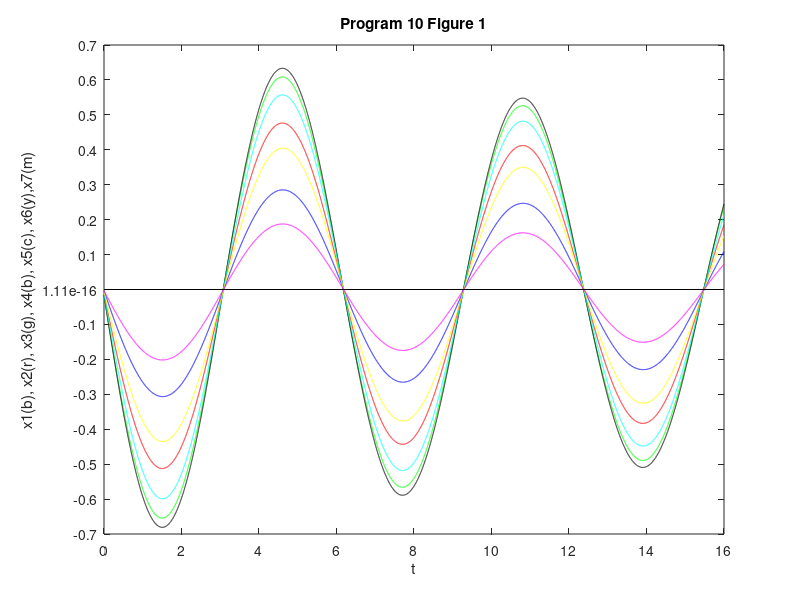
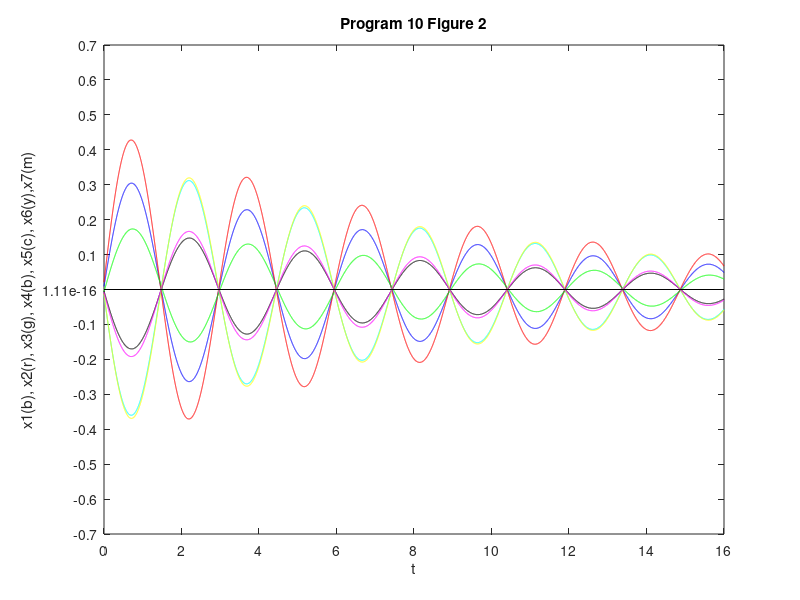
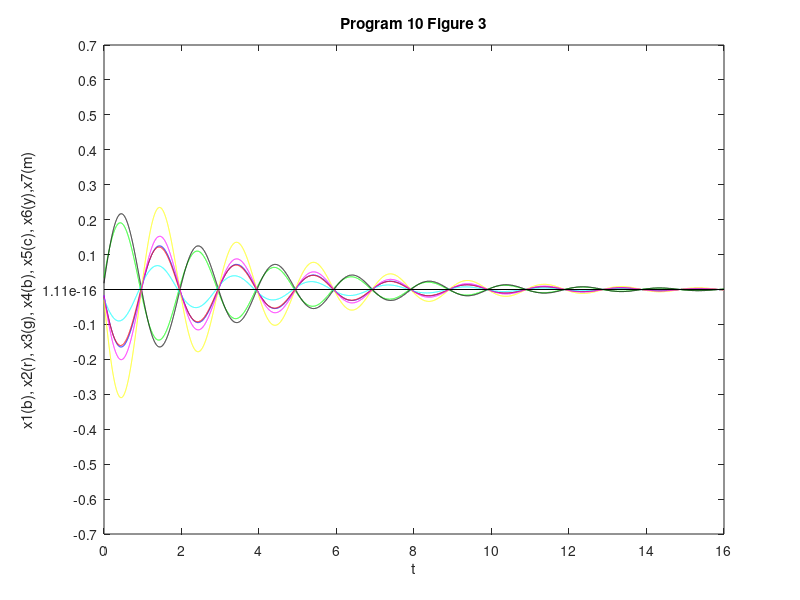
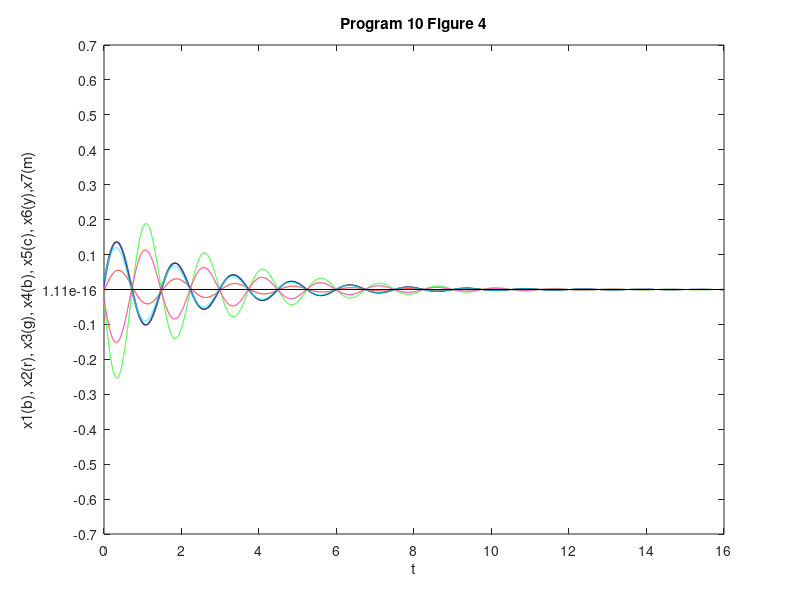

Reproduce these figures in MATLAB, in order.
% Brandon Walton 
% CSC 2262 
% Spring 2023
% Program 11

format compact
clear, clc 

%Assigning Contants 
m1 = .4; k1 = 3.9; c1 = .16;
m2 = .9; k2 = 5.2; c2 = .36;
m3 = .7; k3 = 4.2; c3 = .28;
m4 = .8; k4 = 4.7; c4 = .14;
m5 = .6; k5 = 5.3; c5 = .32;
m6 = .5; k6 = 4.9; c6 = .24;
m7 = .3; k7 = 4.4; c7 = .12;
         k8 = 5.4; c8 = .20;


%Setting Up Matrices
v = [0,0,0,0,0,0,0];
A11 = diag(v); % Equivalent to  a 7x7 Matrix filled with 0's
A12 = eye(7); % Equivalent to a 7x7 identity matrix (Diag 1's)

A21 = [ -(k1+k2)/m1   k2/m1        0              0            0            0           0
        k2/m2         -(k2+k3)/m2  k3/m2          0            0            0           0
        0             k3/m3        -(k3+k4)/m3    k4/m3        0            0           0
        0             0            k4/m4          -(k4+k5)/m4  k5/m4        0           0
        0             0            0              k5/m5        -(k5+k6)/m5  k6/m5       0
        0             0            0              0            k6/m6        -(k6+k7)/m6 k7/m6
        0             0            0              0            0             k7/m7      -(k7+k8)/m7];

A22 = [ -(c1+c2)/m1   c2/m1        0              0            0            0           0
        c2/m2         -(c2+c3)/m2  c3/m2          0            0            0           0
        0             c3/m3        -(c3+c4)/m3    c4/m3        0            0           0
        0             0            c4/m4          -(c4+c5)/m4  c5/m4        0           0
        0             0            0              c5/m5        -(c5+c6)/m5  c6/m5       0
        0             0            0              0            c6/m6        -(c6+c7)/m6 c7/m6
        0             0            0              0            0             c7/m7      -(c7+c8)/m7];
A = [A11 A12; A21 A22];
[eigvec, eigval] = eig(A);


%Seeting Up Graph
t = [0: 0.001: 16];
lineX = [0 16];
lineY = [0 0];
titles(1, :) = 'Program 10 Figure 1';
titles(2, :) = 'Program 10 Figure 2';
titles(3, :) = 'Program 10 Figure 3';
titles(4, :) = 'Program 10 Figure 4';
titles(5, :) = 'Program 10 Figure 5';
titles(6, :) = 'Program 10 Figure 6';
titles(7, :) = 'Program 10 Figure 7';
n = 0;


%Plotting Points
for k = 13 : -2 : 1
    n = n + 1;

    alpha = real( eigval(k,k) );
    beta = imag( eigval(k,k) );
    gamma = sqrt( alpha^2 + beta^2 );
    delta = -(alpha/gamma);
    w = gamma * sqrt( 1 - delta^2 );

    a1 = real(eigvec(1,k));
    b1 = imag(eigvec(1,k));

    a2 = real(eigvec(2,k));
    b2 = imag(eigvec(2,k));

    a3 = real(eigvec(3,k));
    b3 = imag(eigvec(3,k));

    a4 = real(eigvec(4,k));
    b4 = imag(eigvec(4,k));

    a5 = real(eigvec(5,k));
    b5 = imag(eigvec(5,k));

    a6 = real(eigvec(6,k));
    b6 = imag(eigvec(6,k));

    a7 = real(eigvec(7,k));
    b7 = imag(eigvec(7,k));
        
    x1 = 2 * exp(alpha*t) .* (a1*cos(w*t) + b1*sin(w*t));
    x2 = 2 * exp(alpha*t) .* (a2*cos(w*t) + b2*sin(w*t));
    x3 = 2 * exp(alpha*t) .* (a3*cos(w*t) + b3*sin(w*t));
    x4 = 2 * exp(alpha*t) .* (a4*cos(w*t) + b4*sin(w*t));
    x5 = 2 * exp(alpha*t) .* (a5*cos(w*t) + b5*sin(w*t));
    x6 = 2 * exp(alpha*t) .* (a6*cos(w*t) + b6*sin(w*t));
    x7 = 2 * exp(alpha*t) .* (a7*cos(w*t) + b7*sin(w*t));

    %Plotting On Graph
    figure(n);
    plot(t,x1,'b',t,x2,'r',t,x3,'g',t,x4,'k',t,x5,'c',t,x6,'y',t,x7,'m',lineX,lineY,'k');
    axis([0 16 -0.7 0.7]);
    set(gca,'xtick',0:2:16);
    set(gca,'ytick', -0.7:.1:0.7);
    xlabel('t');
    ylabel('x1(b), x2(r), x3(g), x4(b), x5(c), x6(y),x7(m)');
    title(titles(n,:));
end